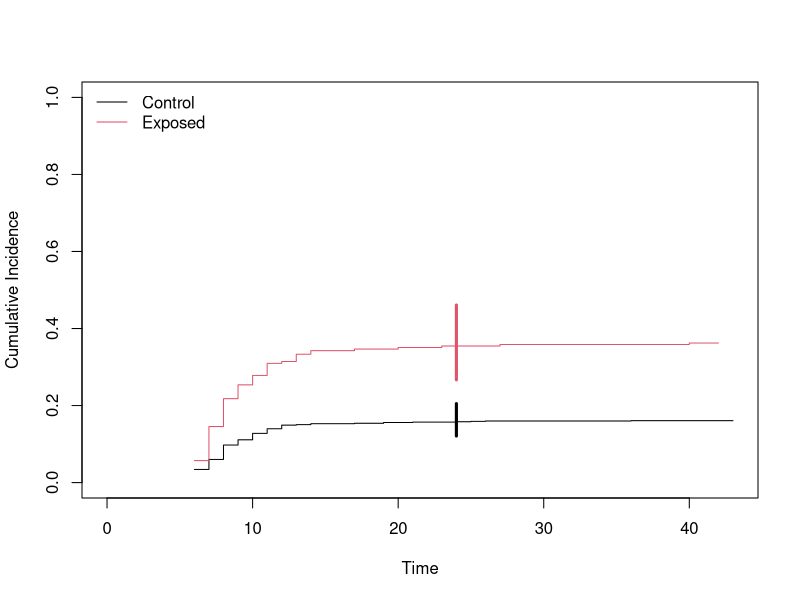
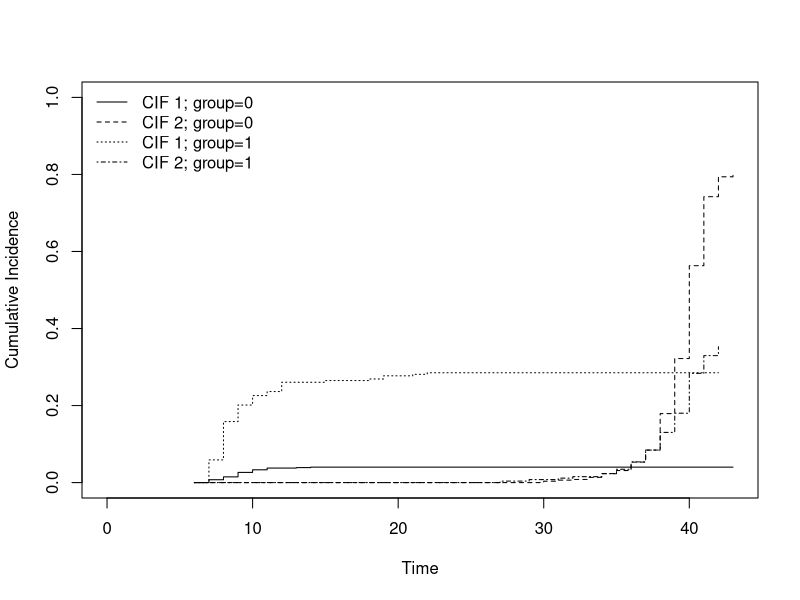

Source code (R) for these figures, in order:
library(etm)


### Name: plot.etmCIF
### Title: Plot cumulative incidence functions
### Aliases: plot.etmCIF
### Keywords: hplot survival

### ** Examples

data(abortion)

cif.ab <- etmCIF(survival::Surv(entry, exit, cause != 0) ~ group, abortion,
                 etype = cause, failcode = 3)

cif.ab

plot(cif.ab, ci.type = "bars", pos.ci = 24,
     col = c(1, 2), lty = 1, curvlab = c("Control", "Exposed"))

plot(cif.ab, which = c(1, 2))
